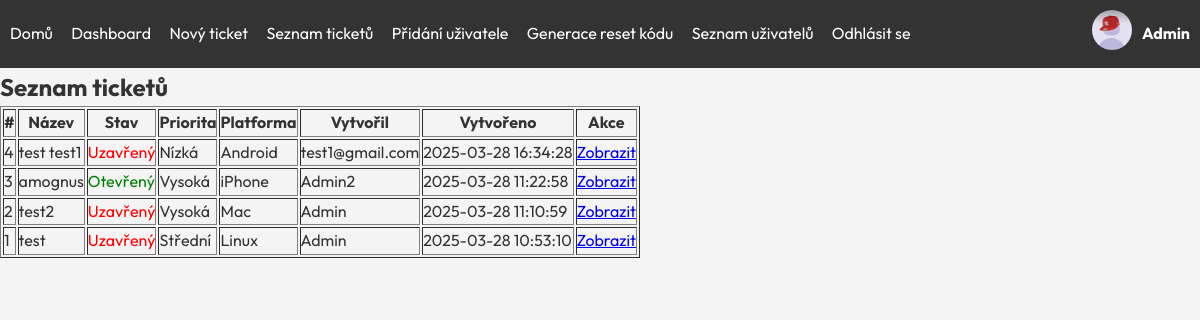
The app's page /Frontend/tickets.php (signed in) with its own data.
### tables this page shows
CREATE TABLE `tickets` (
  `id` int(11) NOT NULL,
  `user_id` int(11) NOT NULL,
  `title` varchar(255) NOT NULL,
  `description` text NOT NULL,
  `status` enum('Otevřený','Uzavřený') DEFAULT 'Otevřený',
  `priority` enum('Nízká','Střední','Vysoká') NOT NULL,
  `platform` enum('Windows','Mac','Linux','Android','iPhone') NOT NULL,
  `created_at` datetime NOT NULL,
  `closed_at` datetime DEFAULT NULL
);

CREATE TABLE `users` (
  `id` int(11) NOT NULL,
  `name` varchar(100) NOT NULL,
  `email` varchar(255) NOT NULL,
  `role` varchar(255) NOT NULL,
  `created_at` timestamp NOT NULL DEFAULT current_timestamp(),
  `password` varchar(255) NOT NULL
);

### Frontend/tickets.php (the view, shortened to what this page needs)
<?php
include 'db.php';
$role = $_SESSION['role'];
if ($role === 'it') {
    $sql = "SELECT tickets.id, tickets.title, tickets.status, tickets.priority, tickets.platform, tickets.created_at, users.name
            FROM tickets
            JOIN users ON tickets.user_id = users.id
            ORDER BY tickets.created_at DESC";
    $stmt = $conn->prepare($sql);
}
$stmt->execute();
$result = $stmt->get_result();
?>
<!DOCTYPE html>
<html lang="cs">
<head>
    <link rel="stylesheet" href="s/style.css">
</head>
<body>
    <?php include 'header.php'; ?>
    <h2>Seznam ticketů</h2>
    <table border="1">
        <thead>
            <tr>
                <th>#</th>
                <th>Název</th>
                <th>Stav</th>
                <th>Priorita</th>
                <th>Platforma</th>
                <th>Vytvořil</th>
                <th>Vytvořeno</th>
                <th>Akce</th>
            </tr>
        </thead>
        <tbody>
            <?php if ($result->num_rows > 0): ?>
                <?php while ($row = $result->fetch_assoc()): ?>
                    <tr>
                        <td><?= $row['id'] ?></td>
                        <td><?= htmlspecialchars($row['title']) ?></td>
                        <td>
                            <?php if ($row['status'] === 'Otevřený'): ?>
                                <span style="color: green;">Otevřený</span>
                            <?php else: ?>
                                <span style="color: red;">Uzavřený</span>
                            <?php endif; ?>
                        </td>
                        <td><?= htmlspecialchars($row['priority']) ?></td>
                        <td><?= htmlspecialchars($row['platform']) ?></td>
                        <td><?= htmlspecialchars($row['name']) ?></td>
                        <td><?= $row['created_at'] ?></td>
                        <td>
                            <a href="ticket_detail.php?id=<?= $row['id'] ?>">Zobrazit</a>
                        </td>
                    </tr>
                <?php endwhile; ?>
            <?php else: ?>
                <tr><td colspan="8">Žádné tickety k zobrazení</td></tr>
            <?php endif; ?>
        </tbody>
    </table>
</body>
</html>

### Frontend/s/style.css (style rules this page uses)
:root { --primary-color: #007bff; --dark-color: #1a1a2e; --light-color: #f4f4f4; --text-color: #333; }
* { margin: 0; padding: 0; box-sizing: border-box; font-family: 'Outfit', sans-serif; }
body { background: var(--light-color); color: var(--text-color); line-height: 1.6; }

### records on screen
tickets: id "4", title "test test1", status "Uzavřený", priority "Nízká", platform "Android", user.name "test1@gmail.com", created_at "2025-03-28 16:34:28"
tickets: id "3", title "amognus", status "Otevřený", priority "Vysoká", platform "iPhone", user.name "Admin2", created_at "2025-03-28 11:22:58"
tickets: id "2", title "test2", status "Uzavřený", priority "Vysoká", platform "Mac", user.name "Admin", created_at "2025-03-28 11:10:59"
tickets: id "1", title "test", status "Uzavřený", priority "Střední", platform "Linux", user.name "Admin", created_at "2025-03-28 10:53:10"

### other values on screen
$jmeno "Admin"
